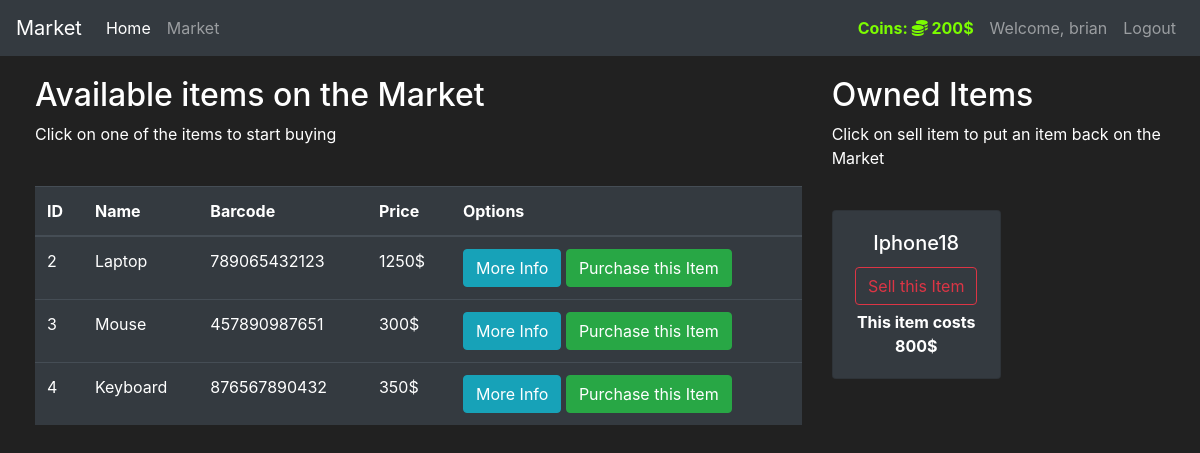
The page /market (signed in) on the database its author committed.
### market/models.py (models this page shows, shortened)
class User(db.Model, UserMixin): #usermixin additional class which includes authentication etc
    id = db.Column(db.Integer(), primary_key=True) # so that flask identifies by the id nums
    username = db.Column(db.String(length=30), nullable=False, unique=True)
    email_address = db.Column(db.String(length=50), nullable=False, unique=True)
    password_hash = db.Column(db.String(length=60), nullable=False)
    budget = db.Column(db.Integer(), nullable=False, default=1000)
    items = db.relationship('Item', backref='owned_user', lazy=True)
    @property
    def prettier_budget(self): #inorder to add a comma in budget
        if len(str(self.budget)) >= 4:
            return  f'{str(self.budget)[:-3]},{str(self.budget)[-3:]}$'
        else:
            return f"{self.budget}$"
    @property #To announce that there is a new property and the function to return it back when user wants it
    def password(self):
        return self.password

class Item(db.Model):
    id = db.Column(db.Integer(), primary_key=True) # so that it can understand the unique models
    name = db.Column(db.String(length=30), nullable=False, unique=True) #Creating an instance of class Item
    price = db.Column(db.Integer(), nullable=False)
    barcode = db.Column(db.String(length=12), nullable=False, unique=True)
    description = db.Column(db.String(length=1024), nullable=False, unique=True)
    owner = db.Column(db.Integer(), db.ForeignKey('user.id'))

### market/routes.py (the view, shortened to what this page needs)
@app.route('/market', methods=['GET','POST'])
@login_required
def market_page():
    purchase_form = PurchaseItemForm()
    selling_form = SellItemForm()
    if request.method == "GET":
        items = Item.query.filter_by(owner = None) #returns all the items stored in the database
        owned_items = Item.query.filter_by(owner=current_user.id)
    return render_template('market.html', items=items, purchase_form=purchase_form, owned_items=owned_items, selling_form=selling_form)#To make it accessible from html template

### market/models.py (called while the page is built)
@login_manager.user_loader #from flask documentation
def load_user(user_id):
    return User.query.get(int(user_id))

### market/templates/market.html (shortened to what this page needs)
{% extends 'base.html' %}
{% block content %}
<div class="row" style="margin-top:20px; margin-left:20px">
   <div class="col-8">
      <h2>Available items on the Market</h2>
      <p>Click on one of the items to start buying</p>
      <br>
      <table class="table table-hover table-dark">
         <thead>
            <tr>
               <th scope="col">ID</th>
               <th scope="col">Name</th>
               <th scope="col">Barcode</th>
               <th scope="col">Price</th>
               <th scope="col">Options</th>
            </tr>
         </thead>
         <tbody>
            {% for item in items %}
            <tr>
               <td>{{ item.id }}</td>
               <td>{{ item.name }}</td>
               <td>{{ item.barcode }}</td>
               <td>{{ item.price }}$</td>
               <td>
                  <button class="btn btn-outline btn-info" data-toggle="modal" data-target="#Modal-MoreInfo-{{ item.id }}">More Info</button>
                  <button class="btn btn-outline btn-success"data-toggle="modal" data-target="#Modal-PurchaseConfirm-{{ item.id }}">Purchase this Item</button>
               </td>
            </tr>
            {% endfor %}
         </tbody>
      </table>
   </div>
   <div class="col-4">
      <h2>Owned Items</h2>
      <p>Click on sell item to put an item back on the Market</p>
      <br>
      <div class="row">
         {% for owned_item in owned_items %}
            <div class="col-md-6">
               <div style="margin-bottom: 5px" class="card text-center bg-dark">
                  <div class="card-body">
                     <h5 class="card-title">{{ owned_item.name }}</h5>
                     <button type="button" class="btn btn-outline-danger" style="margin-bottom: 5px"
                              data-toggle="modal" data-target="#Modal-SellingConfirm-{{ owned_item.id }}">
                        Sell this Item
                     </button>
                     <p class="card-text"><strong>
                        This item costs {{ owned_item.price }}$
                     </strong></p>
                  </div>
            </div>
         </div>
         {% endfor %}
      </div>
   </div>
</div>
{% endblock %}

### market/templates/base.html (shortened to what this page needs)
<!doctype html>
<html lang="en">
   <head>
      <link rel="stylesheet" href="https://cdn.jsdelivr.net/npm/bootstrap@4.5.3/dist/css/bootstrap.min.css">
   </head>
   <body>
    <nav class="navbar navbar-expand-md navbar-dark bg-dark">
      <a class="navbar-brand" href="#">Market</a>
      <div class="collapse navbar-collapse" id="navbarNav">
        <ul class="navbar-nav mr-auto">
            <li class="nav-item active">
                <a class="nav-link" href="{{ url_for('home_page') }}">Home <span class="sr-only">(current)</span></a>
            </li>
            <li class="nav-item">
                <a class="nav-link" href="{{ url_for('market_page') }}">Market</a>
            </li>
        </ul>
          {% if current_user.is_authenticated %}
            <ul class="navbar-nav">
              <li class="nav-item">
                <a class="nav-link"  style="color: lawngreen; font-weight:bold"> Coins:
                  <i class="fas fa-coins"></i>
                  {{ current_user.prettier_budget }}
                  <span class="sr-only">(current)</span></a>
              </li>
              <li class="nav-item">
                <a class="nav-link" >Welcome, {{ current_user.username }}<span class="sr-only">(current)</span></a>
              </li>
              <li class="nav-item">
                <a class="nav-link" href="{{ url_for('logout_page') }}">Logout<span class="sr-only">(current)</span></a>
              </li>
            </ul>
          {% endif %}
      </div>
    </nav>
      {% block content %}
      {% endblock %}
   </body>
</html>

### market/templates/base.html (style rules this page uses)
body { background-color: #212121; color: white }

### rows shown on the page
User: prettier_budget "200$", username "brian"
Item: id "2", name "Laptop", barcode "789065432123", price "1250"
Item: id "3", name "Mouse", barcode "457890987651", price "300"
Item: id "4", name "Keyboard", barcode "876567890432", price "350"
Item: name "Iphone18", price "800"
